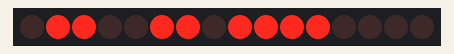
The sketch below on a simulated Raspberry Pi Pico. Parts: 16 shift-register outputs drawn as a row of LEDs (first output left, lit = HIGH). Wiring (inferred from the names in the program): 2 × shift register (74HC595): data GP4; shift clock GP3; latch GP2. Wiring (inferred from the signals the program sends): row of LEDs: on Q0, Q1, Q2, Q3, Q4, Q5, Q6, Q7, Q8, Q9, Q10, Q11, Q12, Q13, Q14, Q15. What the sketch prints to the serial monitor is not drawn.

Above: at 0.17 s.
At 0.52 s:
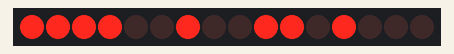
At 0.87 s:
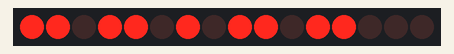
At 1.5 s:
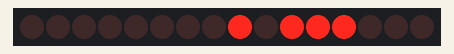
Timing chart, 0 to 3.0 s (numbered marks = the images above):
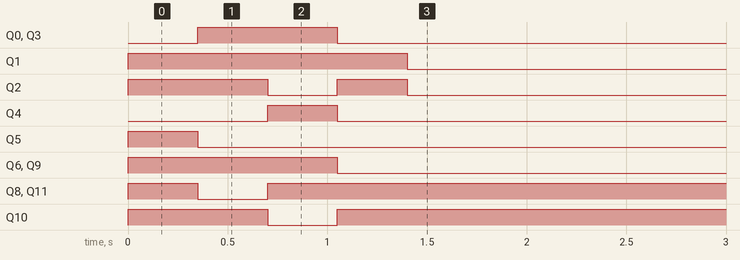

The sketch:

monitor-cc.ino
```cpp
// empty sketch
// khufu
```

compatibility.h
```cpp
// Sat 12 Feb 22:04:19 UTC 2022
// adjust to your compiler environment

// philhower:
#define NOT_USING_MBED

// mbed, two variants:
#ifdef ARDUINO_ARCH_MBED
    #undef NOT_USING_MBED // yes, using MBED
    #ifndef ARDUINO_ARCH_MBED_RP2040 // platformio will trigger this clause, probably
        #define USING_PLATFORMIO_MBED
    #endif
#endif
```

n_monitor-cc_SKETCH.cpp
```cpp
// n_monitor-cc_SKETCH.cpp

// Sat 23 Dec 01:50:39 UTC 2023
// now stripped repository new name
//   git@github.com:wa1tnr/rp2040-ard-mbed-platformio-aa.git

// old: Fri 22 Dec 23:03:37 UTC 2023
// rebuilt sketch using pio - seems to run

// old: Sat 12 Feb 22:04:19 UTC 2022

#define REVISION_ITCF "0.1.0-h.8 - new minimal alpha"
#include "compatibility.h"

// was: n_monitor-bb_SKETCH.cpp
// was: forth-aa_SKETCH.cpp
// was: ITC-Forth.ino

/*
    from: https://github.com/CharleyShattuck/Steno-Keyboard-Arduino.git
*/

/*
  stack
  from: https://github.com/CharleyShattuck/Feather-M0-interpreter
*/

#include <Arduino.h>

#undef ADAFRUIT_ITSY_RP2040_ITCF
#define ADAFRUIT_ITSY_RP2040_ITCF

#ifndef ADAFRUIT_ITSY_RP2040_ITCF
    #define UNKNOWN_TARGET_RP2040_ITCF
#endif

#define SLOW_WAIT_AA 125

#define RAM_SIZE 0x1200
#define S0 0x1000
#define R0 0x0f00

/* Data stack for parameter passing
   This "stack" is circular,
   like a Green Arrays F18A data stack,
   so overflow and underflow are not possible
   Number of items must be a power of 2 */

const int STKSIZE = 8;
const int STKMASK = 7;
int stack[STKSIZE];
int p = 0;
int reflash_timeout = 0xCFFF; // a good six minutes here 0xCFFF

/* TOS is Top Of Stack */
#define TOS stack[p]


// hardwara GPIO
#ifdef UNKNOWN_TARGET_RP2040_ITCF
  #undef ADAFRUIT_ITSY_RP2040_ITCF
int led = LED_BUILTIN;
#endif

#ifdef ADAFRUIT_ITSY_RP2040_ITCF
int led = 11;
#endif

// "registers"
int S = S0; // data stack pointer
int R = R0; // return stack pointer
int I = 0; // instruction pointer
int W = 0; // working register

#define op_nop 1
#define op_delay 2
#define op_getch 3
#define op_push 4
#define op_pop 5
#define op_tib_init 6
#define op_branch 7
#define op_reflash 8
#define op_one_plus 9
#define op_stack_report 10
#define op_lit 11

const int memory [] {

     op_nop, //
     op_nop, //
     op_nop, //
     op_nop, //
     op_nop, //
     op_nop, //
     op_nop, //
     op_nop, //
     op_nop, //
     op_nop, //
     op_nop, //
     op_nop, //
     op_nop, //
     op_nop, //
     op_nop, //
     op_nop, //

     op_lit, 0, op_lit, 7, op_lit, 14, op_lit, 21, op_lit, 28, op_lit, 35, op_lit, 42, op_lit, 49,
     op_stack_report, ///
     op_delay, op_delay, op_delay, op_delay, op_delay, op_delay, op_delay, op_delay,

     11, 5, 11, 10, 11, 15, 11, 20, 11, 25, 11, 30, 11, 35, 11, 40,
     op_stack_report, ///
     op_delay, op_delay, op_delay, op_delay, op_delay, op_delay, op_delay, op_delay,

     op_lit, 0, op_lit, 7, op_lit, 14, op_lit, 21, op_lit, 28, op_lit, 35, op_lit, 42, op_lit, 49,
     op_stack_report, //
     op_delay, op_delay, op_delay, op_delay, op_delay, op_delay, op_delay, op_delay,

     11, 3,
     11, 6,
     11, 9,
     11, 12,

     11, 15,
     11, 18,
     11, 21,
     11, 24,

     op_stack_report, //
     op_delay, op_delay, op_delay, op_delay, op_delay, op_delay, op_delay, op_delay,

     op_stack_report, //
     op_delay, op_delay, op_delay, op_delay,
     op_stack_report, //
     op_delay, op_delay, op_delay, op_delay,
     op_stack_report, //
     op_delay, op_delay, op_delay, op_delay,
     op_stack_report, //
     op_delay, op_delay, op_delay, op_delay,
     op_nop, //
/*
     op_delay, //
     op_getch, //
     op_push, //
     op_pop, //
     op_pop, //
     op_pop, //
     op_one_plus, //
     op_lit, 7,
     op_stack_report, //

     op_nop, //
     op_delay, //
     op_getch, //
     op_push, //
     op_pop, //
     op_pop, //
     op_pop, //
     op_one_plus, //
     op_stack_report, //

     op_nop, //
     op_delay, //
     op_getch, //
     op_push, //
     op_pop, //
     op_pop, //
     op_pop, //
     op_one_plus, //
*/
     op_stack_report, //

     op_tib_init, //

     op_reflash

     };

// https://github.com/CharleyShattuck/Feather-M0-interpreter/blob/master/Interpreter.ino

/* Terminal Input Buffer for interpreter */
const byte maxtib = 16;
char tib[maxtib];
byte pos = 0;

#ifdef NOT_USING_MBED
extern void reflash_firmware(void); // prototype
#endif

/* push n to top of data stack */
void push(int n) {
  p = (p + 1)& STKMASK;
  TOS = n;
}

/* return top of stack */
int pop() {
  int n = TOS;
  p = (p - 1)& STKMASK;
  return n;
}

void reflash(void) {
#ifdef NOT_USING_MBED
    reflash_firmware();
#endif
}

void await_serial(void) {
}

extern void clear_shift_reg(void);

void pre_serial(void) {
    delay(700);
    while (!Serial) {
        await_serial();
    }
    delay(800);
#ifdef NOT_USING_MBED
    Serial.println("using Earle Philhower core");
#endif

#ifdef USING_PLATFORMIO_MBED
    Serial.println("using platformio");
#endif

#ifndef NOT_USING_MBED
    Serial.println("using MBED compiler and core");
#endif

    Serial.println("unique zH9s");
    Serial.println(REVISION_ITCF);
}

void nopp(void) { } // no operation

void print_newline(void) {
    Serial.write('\r');
    Serial.write('\n');
}

int faked = 0;
int L = 0; // place to:

void print_stack_report(void) {
    Serial.println();
    // Serial.println(" <4> 1 2 3 4 :: Reads left to right, old to new: ");
    for (int k = 0; k < (STKSIZE + 1); k++) L = pop();
    for (int i = 0; i < STKSIZE; i++) {
        for (int j = 0; j < ((STKSIZE - 1)) ; j++) {
            L = pop();
        }
        Serial.print(L);
        Serial.print(' ');
    }
    for (int l = 0; l < (STKSIZE - 1); l++) L = pop();
    Serial.println();
    // delay(4000);
}

void runForth () {
    char ch;
    int ESC_counter = 0;
    bool return_Flag = 0;
next:
    W = memory [I++];
    switch (W) {
        case op_nop:
        _nop:
            Serial.print(" op_nop");
            nopp();
            goto next;

        case op_delay:
        _delay:
            Serial.print(" op_delay");
            delay(999);
            goto next;

        case op_getch:
        _getch:
            Serial.print(" op_getch");
            ch = '\000';
            if (Serial.available() > 0) ch = Serial.read();
            goto next;

        case op_push:
        _push:
            Serial.print(" op_push");
            push(++faked);
            goto next;

        case op_pop:
        _pop:
            Serial.print(" op_pop");
            L = pop();
            goto next;

        case op_tib_init:
        _tib_init:
            Serial.print(" op_tib_init");
            pos = 0; tib[0] = 0;
            goto next;

        case op_branch:
        _branch:
            Serial.print(" op_branch");
            I = memory [I];
            goto next;

        case op_reflash:
        _reflash:
            Serial.print(" op_reflash");
            Serial.print(" delay 2 seconds..");
#ifndef NOT_USING_MBED
            Serial.println(" MBED! will not reflash!\n");
            Serial.println("\n PROGRAM ENDS HERE:  ");
            Serial.print(__DATE__); Serial.write(' ');
            Serial.println(__TIME__);
#endif
            delay(2000);
            reflash();
            goto next;

        case op_one_plus:
        _one_plus:
            L = pop();
            L++;
            push(L);
            goto next;

        case op_stack_report:
        _stack_report:
            // Serial.println();
            print_stack_report();
            goto next;

        case op_lit:
        _op_lit:
            push(memory[I]);
            I++;
            goto next;
    }
}

void setup () {
    Serial.begin (9600);
    clear_shift_reg();
    pre_serial();
    I = 0;
    S = S0;
    R = R0;
    for (int i = 0; i < STKSIZE; i++) push((13 * i));
    runForth (); // loop; not easily escaped
}

void loop () {
    while (1) {
        //    Serial.write ('A');
        //    delay (1000);
    };
}

// End
```

reflash.cpp
```cpp
// Sat 12 Feb 22:04:19 UTC 2022
#include "compatibility.h"
#ifdef NOT_USING_MBED
#include <Arduino.h>
#include "pico/bootrom.h"

void reflash_firmware(void) {
    reset_usb_boot(0, 0);
}
#endif
```

shift_reg.cpp
```cpp
// Sat 12 Feb 22:04:19 UTC 2022
#include <Arduino.h>

const int latchPin = 2; /* STCP */
const int clockPin = 3; /* SHCP */
const int dataPin = 4; /* DS */

byte leds = 0;
byte uleds = 0;
byte position = 15; // rightmost

uint8_t ledval = 0;

void setup_sr(void) {
    pinMode(latchPin, OUTPUT);
    pinMode(clockPin, OUTPUT);
    pinMode(dataPin,  OUTPUT);
}

void _digitSelect(void) {
    uleds = position ;
    shiftOut(dataPin, clockPin, MSBFIRST, uleds);
}

void updateShiftRegister(void) {
    digitalWrite(latchPin, LOW);
    _digitSelect();
    uleds = leds;
    shiftOut(dataPin, clockPin, MSBFIRST, uleds); // paint glyph
    digitalWrite(latchPin, HIGH);
}

void blankleds(void) {
    leds = 0;
    updateShiftRegister();
}

void setleds(void) {
    leds = ledval;
    updateShiftRegister();
}

void flash_digit(void) { // paint a single digit brightly, then immediately blank all LEDs
    setleds();
    // blankleds(); // waste no time in doing so!
}

void clear_shift_reg(void) {
    setup_sr();
    // ledval = 63;
    // ledval = 1 + 2 + 4 + 0 +  0 + 32 + 64 +   0; // '9'
    ledval = 0 + 2 + 4 + 0 +  0 + 32 + 64 +   0; // '4'
    position = 15 ; flash_digit();
    delay(350);

    // ledval = 1 + 2 + 4 + 8 + 16 + 32 + 64 +   0; // '8'
    ledval = 1 + 2 + 4 + 8 +  0 +  0 + 64 +   0; // '3'
    position = 22 ; flash_digit();
    delay(350);

    // ledval = 1 + 2 + 4 + 0 +  0 +  0 +  0 +   0; // '7'
    ledval = 1 + 2 + 0 + 8 + 16 +  0 + 64 +   0; // '2'
    position = 27 ; flash_digit();
    delay(350);

    // ledval = 1 + 0 + 4 + 8 + 16 + 32 + 64 +   0; // '6'
    ledval = 0 + 2 + 4 + 0 +  0 +  0 +  0 +   0; // '1'
    position = 29 ; flash_digit();
    delay(350);

    blankleds();
}

// END.
```

Measured:
- by itself, Q0, Q3: LOW → HIGH at 0.35 s, → LOW 0.70 s later
- by itself, Q1: LOW → HIGH at 0.00 s, → LOW 1.4 s later
- by itself, Q2: LOW → HIGH at 0.00 s, → LOW 0.70 s later, → HIGH 0.35 s later, → LOW 0.35 s later
- by itself, Q4: LOW → HIGH at 0.70 s, → LOW 0.35 s later
- by itself, Q5: LOW → HIGH at 0.00 s, → LOW 0.35 s later
- by itself, Q6, Q9: LOW → HIGH at 0.00 s, → LOW 1.1 s later
- by itself, Q8, Q11: LOW → HIGH at 0.00 s, → LOW 0.35 s later, → HIGH 0.35 s later
- by itself, Q10: LOW → HIGH at 0.00 s, → LOW 0.70 s later, → HIGH 0.35 s later
